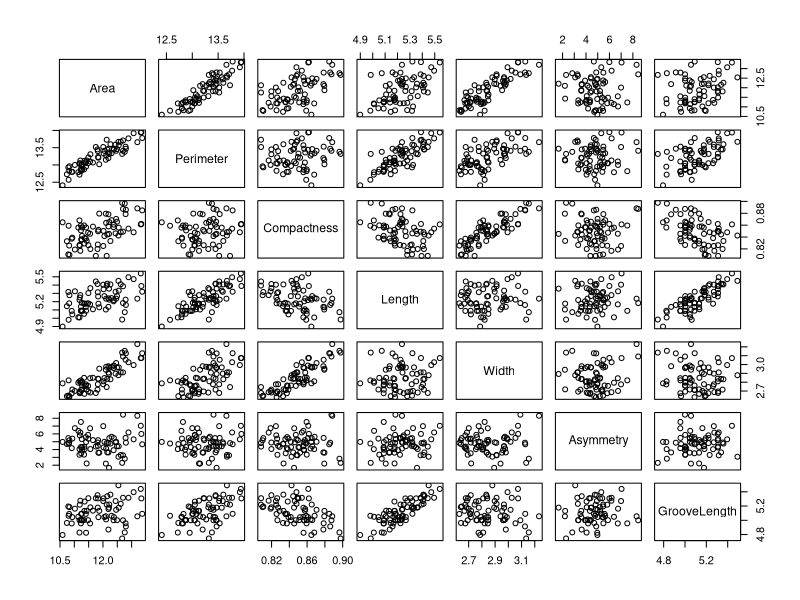

Recreate this plot in R.
## ---- chunk 1
knitr::opts_chunk$set(echo = TRUE)
## ---- chunk 2
#library(tidyverse)
#library(gridExtra)
#library(corrplot)

#library(MASS)
#library(class)
#library(rpart)
#library(rpart.plot)
#library(CCA)
## ---- chunk 3
setwd("C:/Users/pourso/Google Drive/School/st558")
nyse = read.csv('NYSEData.csv')
names(nyse)  = c("Shell", "Exxon", "JPM", "Citi", "WF")
## ---- chunk 4
seeds = read.csv('Seeds3Data.csv')
head(seeds,6)
## ---- chunk 5
pairs(seeds)
## ---- chunk 6
#compute correlation matrix
nyse.cor= cor(nyse)

#compute eigendecomposition
nyse.eig = eigen((nyse.cor))
nyse.eig

#compute loadings: eigenvectors times eigendecomposition
load.pcfa = nyse.eig$vec %*% diag(sqrt(nyse.eig$values))
load.pcfa

#first loadings vector
nyse.eig$vec[,1] * sqrt(nyse.eig$val[1])
#second loadings vector
nyse.eig$vec[,2] * sqrt(nyse.eig$val[2])

#calculate uniquenesses
m = 1
uni.pcfa1 = diag(nyse.cor-load.pcfa[,1:m] %*%
                   t(load.pcfa[,1:m]))
uni.pcfa1

#fitted correlation matrix
fit.pcfa1 = load.pcfa[,1:m] %*% t(load.pcfa[,1:m]) + diag(uni.pcfa1)
fit.pcfa1

#compute residual matrix
res.pcfa1 = nyse.cor - fit.pcfa1
res.pcfa1

#2 factor pcfa
m = 2
uni.pcfa2 = diag(nyse.cor-load.pcfa[,1:m] %*%
                   t(load.pcfa[,1:m]))
uni.pcfa2

#fitted correlation matrix
fit.pcfa2 = load.pcfa[,1:m] %*% t(load.pcfa[,1:m]) + diag(uni.pcfa2)
fit.pcfa2

#compute residual matrix
res.pcfa2 = nyse.cor - fit.pcfa2
res.pcfa2

## ---- chunk 7
#corr matrix
seeds.cor = cor(seeds)
#eigendecomposition
seeds.eig = eigen(seeds.cor)
#loadings matrix
seeds.load1 = seeds.eig$vec %*% diag(sqrt(seeds.eig$val))
seeds.load1
## ---- chunk 8
cbind(names(seeds), seeds.load1[,1:3])

## ---- chunk 9
#compute uniqueness diag matrix
seeds.uni = diag(seeds.cor - seeds.load1[,1:3] %*% t(seeds.load1[,1:3]))

#compute fitted matrix
seeds.fit = seeds.load1[,1:3] %*% t(seeds.load1[,1:3]) + diag(seeds.uni)
seeds.fit


seeds.res = seeds.cor - seeds.fit
seeds.res
## ---- chunk 10
nyse.mlfa1 = factanal(x = nyse, f = 1, rotation = "none")
nyse.mlfa1
nyse.mlfa1$load

nyse.mlfa1$loadings[1:5,1]
nyse.mlfa1$uniquenesses

#fit
fit.mle1 = nyse.mlfa1$loadings %*% t(nyse.mlfa1$loadings) + diag(nyse.mlfa1$uniquenesses)
fit.mle1

#residuals
res.mle1 = nyse.cor - fit.mle1
res.mle1

nyse.mlfa2 = factanal(x = nyse, f = 2, rotation = "none")
nyse.mlfa2

fit.mle2 = nyse.mlfa2$loadings %*% t(nyse.mlfa2$loadings) + diag(nyse.mlfa2$uniquenesses)
fit.mle2
res.mle2 = nyse.cor - fit.mle2
res.mle2

n = nrow(nyse)
p = ncol(nyse)
m = 2
stat = (n-1-(2*p + 4*m + 5)/6) * log(det(fit.mle2)/det(nyse.cor))
pval= 1 - pchisq(stat, ((p-m)^2 - p - m)/2)
stat
pval

nyse.mlfa2$STATISTIC
nyse.mlfa2$PVAL
## ---- chunk 11
seeds.mlfa = factanal(x = seeds, f = 3, rotation = "none")
seeds.mlfa
## ---- chunk 12
seeds.mlfa$loadings[1:7,1:3]
cbind(names(seeds), seeds.load1[,1:3])

## ---- chunk 13
seeds.fit.mlfa = seeds.mlfa$loadings[1:7,1:3] %*% t(seeds.mlfa$loadings[1:7,1:3]) + diag(seeds.mlfa$uniquenesses)

seed.res.mlfa = seeds.cor - seeds.fit.mlfa
seed.res.mlfa
## ---- chunk 14
abs(seeds.res) - abs(seed.res.mlfa)

## ---- chunk 15
nyse.mlfa2.rot = factanal(x = nyse, factors = 2, rotation = "varimax", 
                        scores = "regression")
nyse.mlfa2.rot
nyse.mlfa2.rot$load

nyse.mlfa2$load

apply(nyse.mlfa2.rot$loadings[,1:2]^2, 2, var)
apply(nyse.mlfa2$loadings[,1:2]^2, 2, var)

nyse.mlfa2.rot$scores[1:10,]
scale(nyse, center=T, scale=F)[1:10,]
## ---- chunk 16
seeds.mlfa.rot = factanal(x = seeds, f = 3, rotation = "varimax")
seeds.mlfa.rot

seeds.mlfa.rot$loadings
seeds.mlfa$loadings

apply(seeds.mlfa.rot$loadings[,1:2]^2, 2, var)
apply(seeds.mlfa$loadings[,1:2]^2, 2, var)

## ---- chunk 17
seeds.mlfa.rot = factanal(x = seeds, f = 3, rotation = "varimax", 
                          scores = "regression")
seeds.mlfa.rot$loadings
seeds.mlfa.rot$scores[10,]


scale(seeds, center=T, scale=F)[10,]

